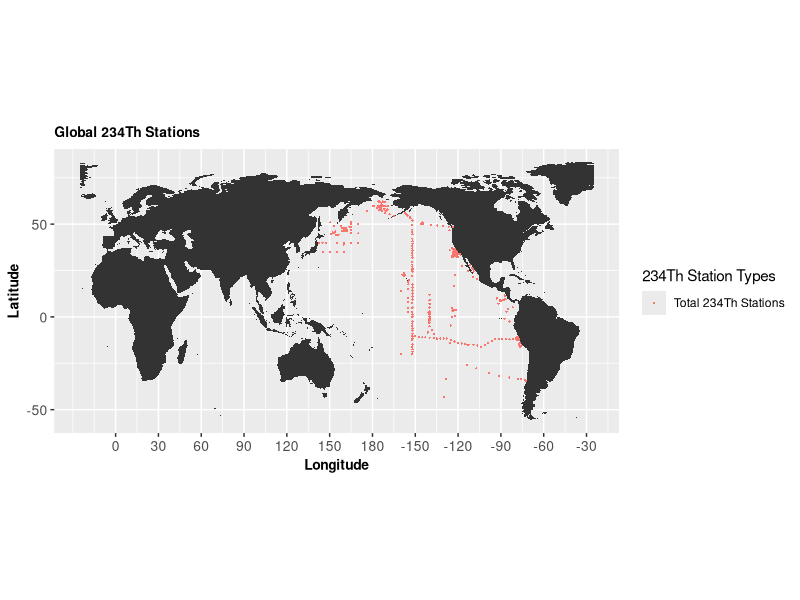
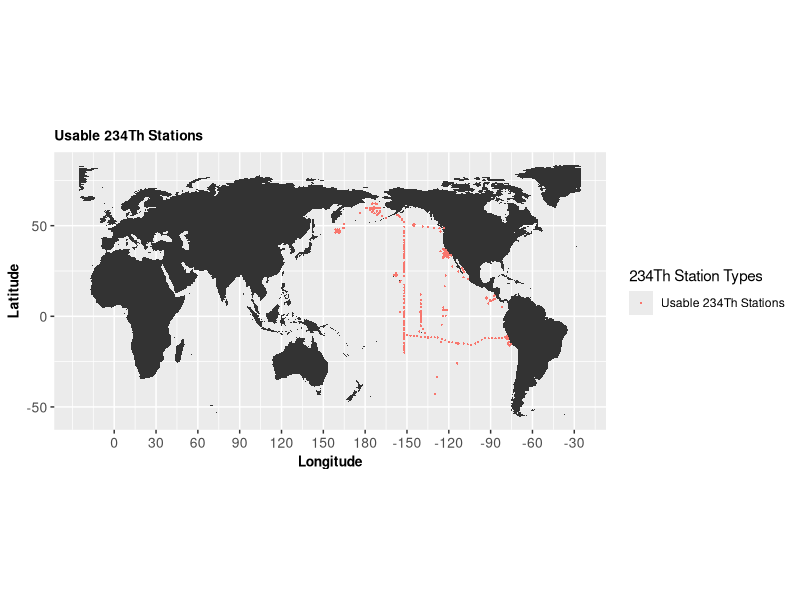
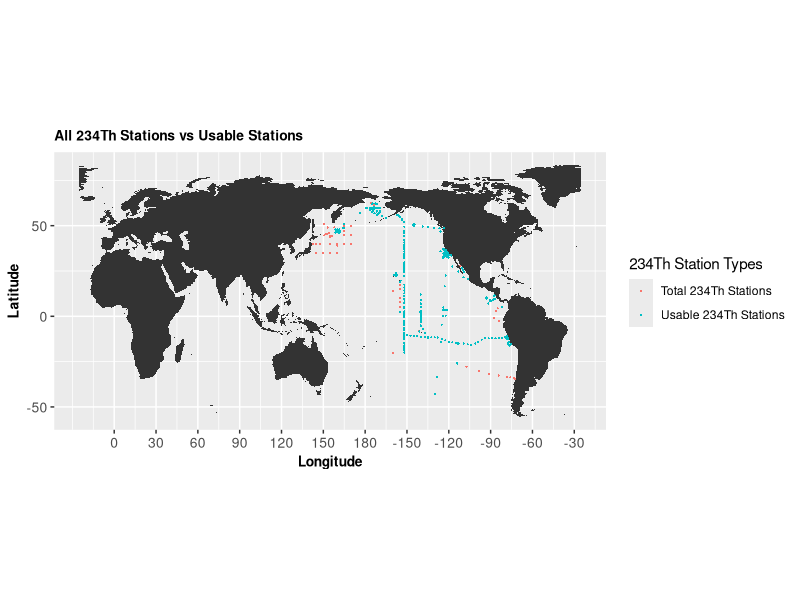
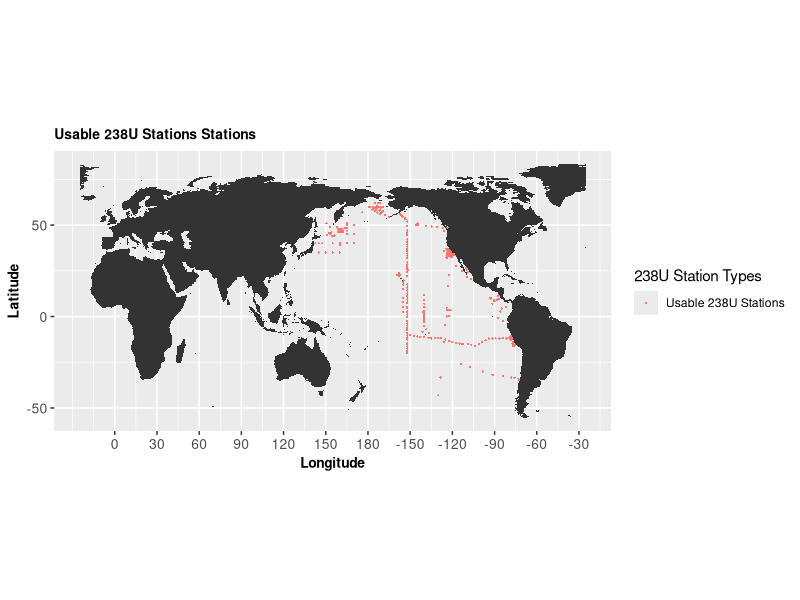
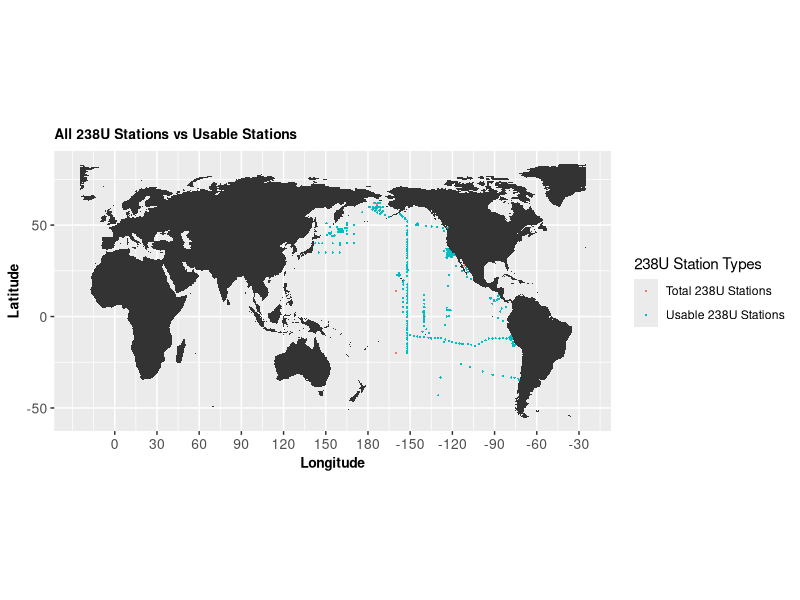
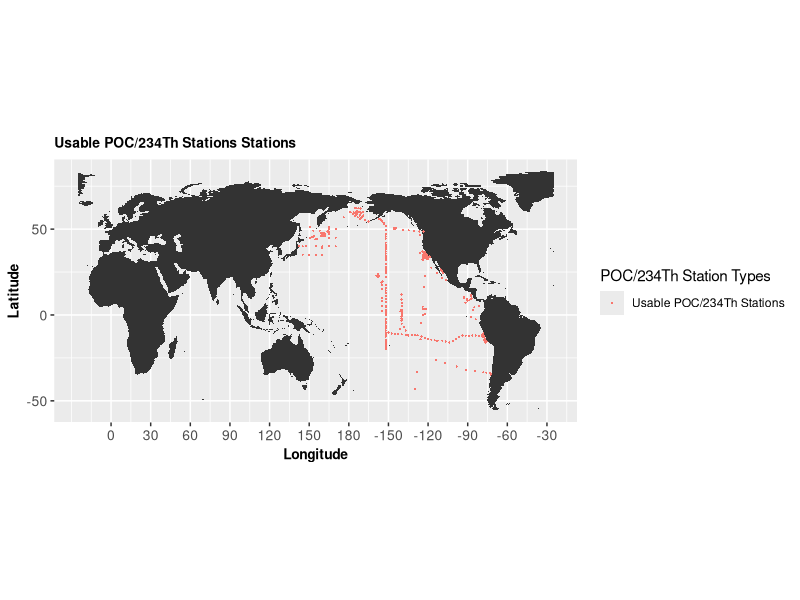
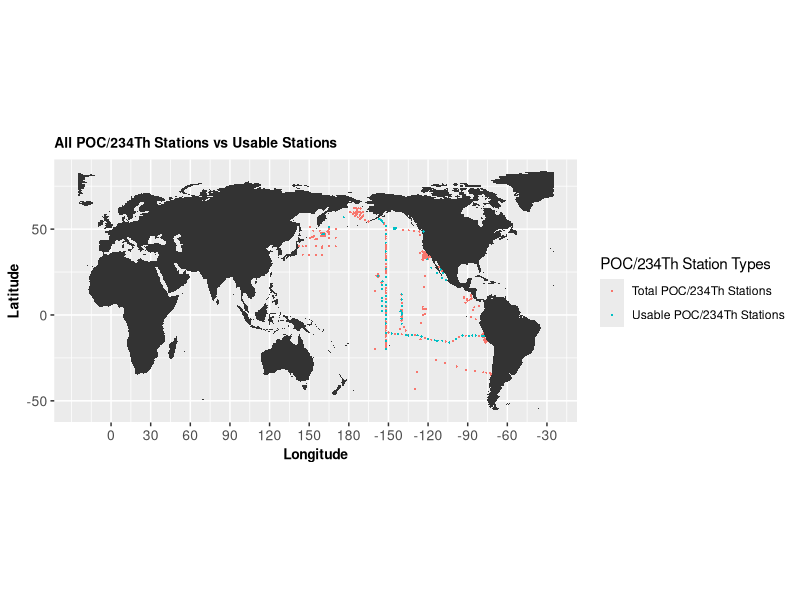
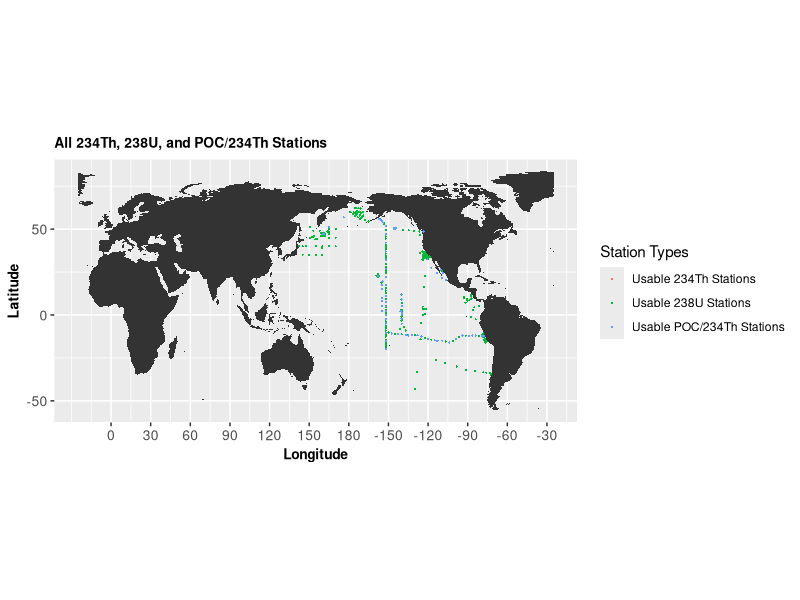

Recreate these plots in R, in order.
###############################################################################
#                               Plotting Data
#------------------------------------------------------------------------------
#                   Perrin Davidson | University of Chicago
###############################################################################
# Libraries -------------------------------------------------------------------
suppressPackageStartupMessages({
  library(readxl) # reading Excel data
  library(sp) # creating spatial data
  library(ggplot2) # plotting data  
  library(maps) # gives map data
})

# Printing configuration ------------------------------------------------------
# Do you want to print? 1 means yes. 0 means no. 
printing = 1

# Import data -----------------------------------------------------------------
pacific_data <- read_excel("data/output/excel/pacific_data.xlsx")
th234_data <- read_excel("data/output/excel/th234_data.xlsx")
u238_data <- read_excel("data/output/excel/u238_data.xlsx")
ratio_data <- read_excel("data/output/excel/ratio_data.xlsx")

# Make SPDFs ------------------------------------------------------------------
coordinates(pacific_data) <- ~ Latitude + Longitude + Depth
coordinates(th234_data) <- ~ Latitude + Longitude + Depth
coordinates(u238_data) <- ~ Latitude + Longitude + Depth
coordinates(ratio_data) <- ~ Latitude + Longitude + Depth

############################## Plot all Stations ##############################
# Create points:
all_locations <- data.frame(Latitude = pacific_data@coords[,1], 
                            Longitude = pacific_data@coords[,2])

# Shift to be over the Pacific:
all_locations$Longitude <- ifelse(all_locations$Longitude < -25, 
                                  all_locations$Longitude + 360, 
                                  all_locations$Longitude)

# Plot:
world <- map_data('world', wrap=c(-25,335), ylim=c(-55,75)) 
ggLocations <- ggplot() + 
  geom_polygon(data = world, 
               aes(x = long, 
                   y = lat, 
                   group = group)) + 
  coord_fixed(1.3) + 
  geom_point(data = all_locations, 
             aes(x = Longitude,
                 y = Latitude, 
                 color = 'Total 234Th Stations'),
             size = 0.75, 
             stroke = 0, 
             shape = 16) + 
  labs(title='Global 234Th Stations', 
       x = "Longitude", 
       y = "Latitude", 
       color = "234Th Station Types") + 
  theme(plot.title=element_text(size=10, face="bold"), 
        axis.text.x=element_text(size=10), 
        axis.text.y=element_text(size=10),
        axis.title.x=element_text(size=10, face="bold"),
        axis.title.y=element_text(size=10, face="bold")) +
  scale_x_continuous(breaks=seq(0,360,30),
                     labels=c(0,30,60,90,
                              120,150,180,
                              -150,-120,-90,
                              -60,-30,0))
print(ggLocations)

# Remove misc:
rm(ggLocations, 
   all_locations)

if (printing == 1) {
  ggsave('figures/th234_tot/all_234th_stations.pdf', 
         width = 7, 
         height = 3, 
         dpi = 300)
}

######################## Plot Usable 234Th Stations ###########################
# Create points:
usable_locations <- data.frame(Latitude = th234_data@coords[,1], 
                               Longitude = th234_data@coords[,2])

# Shift to be over the Pacific:
usable_locations$Longitude <- ifelse(usable_locations$Longitude < -25, 
                                     usable_locations$Longitude + 360, 
                                     usable_locations$Longitude)

# Plot:
world <- map_data('world', wrap=c(-25,335), ylim=c(-55,75)) 
ggLocations <- ggplot() + 
  geom_polygon(data = world, 
               aes(x = long, 
                   y = lat, 
                   group = group)) + 
  coord_fixed(1.3) + 
  geom_point(data = usable_locations, 
             aes(x = Longitude, 
                 y = Latitude, 
                 color = 'Usable 234Th Stations'), 
             size = 0.75, 
             stroke = 0, 
             shape = 16) + 
  labs(title='Usable 234Th Stations', 
       x = "Longitude", 
       y = "Latitude", 
       color = "234Th Station Types") + 
  theme(plot.title=element_text(size=10, face="bold"), 
        axis.text.x=element_text(size=10), 
        axis.text.y=element_text(size=10),
        axis.title.x=element_text(size=10, face="bold"),
        axis.title.y=element_text(size=10, face="bold")) +
  scale_x_continuous(breaks=seq(0,360,30),
                     labels=c(0,30,60,90,
                              120,150,180,
                              -150,-120,-90,
                              -60,-30,0))
print(ggLocations)

# Remove misc:
rm(ggLocations, 
   usable_locations)

if (printing == 1) {
  ggsave('figures/th234_tot/usable_th234_stations.pdf', 
         width = 7, 
         height = 3, 
         dpi = 300)
}

############### Plot all locations vs usable 234Th Stations ###################
# Create points:
all_locations <- data.frame(Latitude = pacific_data@coords[,1], 
                            Longitude = pacific_data@coords[,2])
usable_locations <- data.frame(Latitude = th234_data@coords[,1], 
                               Longitude = th234_data@coords[,2])

# Shift to be over the Pacific:
all_locations$Longitude <- ifelse(all_locations$Longitude < -25, 
                                  all_locations$Longitude + 360, 
                                  all_locations$Longitude)
usable_locations$Longitude <- ifelse(usable_locations$Longitude < -25, 
                                     usable_locations$Longitude + 360, 
                                     usable_locations$Longitude)

# Plot:
world <- map_data('world', wrap=c(-25,335), ylim=c(-55,75)) 
ggLocations <- ggplot() + 
               geom_polygon(data = world, 
                            aes(x = long, 
                                y = lat, 
                                group = group)) + 
               coord_fixed(1.3) + 
               geom_point(data = all_locations, 
                          aes(x = Longitude,
                              y = Latitude, 
                              color = 'Total 234Th Stations'),
                         size = 0.75, 
                         stroke = 0, 
                         shape = 16) + 
               geom_point(data = usable_locations, 
                          aes(x = Longitude, 
                              y = Latitude, 
                              color = 'Usable 234Th Stations'), 
                          size = 0.75, 
                          stroke = 0, 
                          shape = 16) + 
               labs(title='All 234Th Stations vs Usable Stations', 
                    x = "Longitude", 
                    y = "Latitude", 
                    color = "234Th Station Types") + 
               theme(plot.title=element_text(size=10, face="bold"), 
                     axis.text.x=element_text(size=10), 
                     axis.text.y=element_text(size=10),
                     axis.title.x=element_text(size=10, face="bold"),
                     axis.title.y=element_text(size=10, face="bold")) +
  scale_x_continuous(breaks=seq(0,360,30),
                     labels=c(0,30,60,90,
                              120,150,180,
                              -150,-120,-90,
                              -60,-30,0))
print(ggLocations)

# Remove misc:
rm(ggLocations, 
   all_locations, 
   usable_locations)

if (printing == 1) {
  ggsave('figures/th234_tot/comparison_234th_stations.pdf', 
         width = 7, 
         height = 3, 
         dpi = 300)
}


############################## Plot 238U Stations #############################
# Create points:
usable_locations <- data.frame(Latitude = u238_data@coords[,1], 
                               Longitude = u238_data@coords[,2])

# Shift to be over the Pacific:
usable_locations$Longitude <- ifelse(usable_locations$Longitude < -25, 
                                     usable_locations$Longitude + 360, 
                                     usable_locations$Longitude)


# Plot:
world <- map_data('world', wrap=c(-25,335), ylim=c(-55,75)) 
ggLocations <- ggplot() + 
  geom_polygon(data = world, 
               aes(x = long, 
                   y = lat, 
                   group = group)) + 
  coord_fixed(1.3) + 
  geom_point(data = usable_locations, 
             aes(x = Longitude, 
                 y = Latitude, 
                 color = 'Usable 238U Stations'), 
             size = 0.75, 
             stroke = 0, 
             shape = 16) + 
  labs(title='Usable 238U Stations Stations', 
       x = "Longitude", 
       y = "Latitude", 
       color = "238U Station Types") + 
  theme(plot.title=element_text(size=10, face="bold"), 
        axis.text.x=element_text(size=10), 
        axis.text.y=element_text(size=10),
        axis.title.x=element_text(size=10, face="bold"),
        axis.title.y=element_text(size=10, face="bold")) +
  scale_x_continuous(breaks=seq(0,360,30),
                     labels=c(0,30,60,90,
                              120,150,180,
                              -150,-120,-90,
                              -60,-30,0))
print(ggLocations)


# Remove misc:
rm(ggLocations, 
   usable_locations)

if (printing == 1) {
  ggsave('figures/u238/usable_238U_stations.pdf', 
         width = 7, 
         height = 3, 
         dpi = 300)
}

##################### Plot Usable and All 238U Stations #######################
# Create points:
all_locations <- data.frame(Latitude = pacific_data@coords[,1], 
                            Longitude = pacific_data@coords[,2])
usable_locations <- data.frame(Latitude = u238_data@coords[,1], 
                               Longitude = u238_data@coords[,2])

# Shift to be over the Pacific:
all_locations$Longitude <- ifelse(all_locations$Longitude < -25, 
                                  all_locations$Longitude + 360, 
                                  all_locations$Longitude)
usable_locations$Longitude <- ifelse(usable_locations$Longitude < -25, 
                                     usable_locations$Longitude + 360, 
                                     usable_locations$Longitude)


# Plot:
world <- map_data('world', wrap=c(-25,335), ylim=c(-55,75)) 
ggLocations <- ggplot() + 
  geom_polygon(data = world, 
               aes(x = long, 
                   y = lat, 
                   group = group)) + 
  coord_fixed(1.3) + 
  geom_point(data = all_locations, 
             aes(x = Longitude,
                 y = Latitude, 
                 color = 'Total 238U Stations'),
             size = 0.75, 
             stroke = 0, 
             shape = 16) + 
  geom_point(data = usable_locations, 
             aes(x = Longitude, 
                 y = Latitude, 
                 color = 'Usable 238U Stations'), 
             size = 0.75, 
             stroke = 0, 
             shape = 16) + 
  labs(title='All 238U Stations vs Usable Stations', 
       x = "Longitude", 
       y = "Latitude", 
       color = "238U Station Types") + 
  theme(plot.title=element_text(size=10, face="bold"), 
        axis.text.x=element_text(size=10), 
        axis.text.y=element_text(size=10),
        axis.title.x=element_text(size=10, face="bold"),
        axis.title.y=element_text(size=10, face="bold")) +
  scale_x_continuous(breaks=seq(0,360,30),
                     labels=c(0,30,60,90,
                              120,150,180,
                              -150,-120,-90,
                              -60,-30,0))
print(ggLocations)


# Remove misc:
rm(ggLocations, 
   all_locations)

if (printing == 1) {
  ggsave('figures/u238/comparison_238U_stations.pdf', 
         width = 7, 
         height = 3, 
         dpi = 300)
}

############################## Plot Ratio Stations ############################
# Create points:
all_locations <- data.frame(Latitude = pacific_data@coords[,1], 
                            Longitude = pacific_data@coords[,2])


# Shift to be over the Pacific:
all_locations$Longitude <- ifelse(all_locations$Longitude < -25, 
                                  all_locations$Longitude + 360, 
                                  all_locations$Longitude)

# Plot:
world <- map_data('world', wrap=c(-25,335), ylim=c(-55,75)) 
ggLocations <- ggplot() + 
  geom_polygon(data = world, 
               aes(x = long, 
                   y = lat, 
                   group = group)) + 
  coord_fixed(1.3) + 
  geom_point(data = usable_locations, 
             aes(x = Longitude, 
                 y = Latitude, 
                 color = 'Usable POC/234Th Stations'), 
             size = 0.75, 
             stroke = 0, 
             shape = 16) + 
  labs(title='Usable POC/234Th Stations Stations', 
       x = "Longitude", 
       y = "Latitude", 
       color = "POC/234Th Station Types") + 
  theme(plot.title=element_text(size=10, face="bold"), 
        axis.text.x=element_text(size=10), 
        axis.text.y=element_text(size=10),
        axis.title.x=element_text(size=10, face="bold"),
        axis.title.y=element_text(size=10, face="bold")) +
  scale_x_continuous(breaks=seq(0,360,30),
                     labels=c(0,30,60,90,
                              120,150,180,
                              -150,-120,-90,
                              -60,-30,0))
print(ggLocations)


# Remove misc:
rm(ggLocations, 
   usable_locations)

if (printing == 1) {
  ggsave('figures/ratio/usable_POC_234Th_stations.pdf', 
         width = 7, 
         height = 3, 
         dpi = 300)
}

################## Plot Usable and All POC/234Th Stations #####################
# Create points:
all_locations <- data.frame(Latitude = pacific_data@coords[,1], 
                            Longitude = pacific_data@coords[,2])
usable_locations <- data.frame(Latitude = ratio_data@coords[,1], 
                               Longitude = ratio_data@coords[,2])

# Shift to be over the Pacific:
all_locations$Longitude <- ifelse(all_locations$Longitude < -25, 
                                  all_locations$Longitude + 360, 
                                  all_locations$Longitude)
usable_locations$Longitude <- ifelse(usable_locations$Longitude < -25, 
                                     usable_locations$Longitude + 360, 
                                     usable_locations$Longitude)


# Plot:
world <- map_data('world', wrap=c(-25,335), ylim=c(-55,75)) 
ggLocations <- ggplot() + 
  geom_polygon(data = world, 
               aes(x = long, 
                   y = lat, 
                   group = group)) + 
  coord_fixed(1.3) + 
  geom_point(data = all_locations, 
             aes(x = Longitude,
                 y = Latitude, 
                 color = 'Total POC/234Th Stations'),
             size = 0.75, 
             stroke = 0, 
             shape = 16) + 
  geom_point(data = usable_locations, 
             aes(x = Longitude, 
                 y = Latitude, 
                 color = 'Usable POC/234Th Stations'), 
             size = 0.75, 
             stroke = 0, 
             shape = 16) + 
  labs(title='All POC/234Th Stations vs Usable Stations', 
       x = "Longitude", 
       y = "Latitude", 
       color = "POC/234Th Station Types") + 
  theme(plot.title=element_text(size=10, face="bold"), 
        axis.text.x=element_text(size=10), 
        axis.text.y=element_text(size=10),
        axis.title.x=element_text(size=10, face="bold"),
        axis.title.y=element_text(size=10, face="bold")) +
  scale_x_continuous(breaks=seq(0,360,30),
                     labels=c(0,30,60,90,
                              120,150,180,
                              -150,-120,-90,
                              -60,-30,0))
print(ggLocations)


# Remove misc:
rm(ggLocations, 
   usable_locations,
   all_locations)

if (printing == 1) {
  ggsave('figures/ratio/comparison_POC_234Th_stations.pdf', 
         width = 7, 
         height = 3, 
         dpi = 300)
}

#################### 234Th, 238U, and POC/234Th Stations ######################
# Create points:
usable_locations_th <- data.frame(Latitude = th234_data@coords[,1], 
                                  Longitude = th234_data@coords[,2])
usable_locations_u <- data.frame(Latitude = u238_data@coords[,1], 
                                 Longitude = u238_data@coords[,2])
usable_locations_ratio <- data.frame(Latitude = ratio_data@coords[,1], 
                                     Longitude = ratio_data@coords[,2])

# Shift to be over the Pacific:
usable_locations_th$Longitude <- ifelse(usable_locations_th$Longitude < -25, 
                                        usable_locations_th$Longitude + 360, 
                                        usable_locations_th$Longitude)
usable_locations_u$Longitude <- ifelse(usable_locations_u$Longitude < -25, 
                                       usable_locations_u$Longitude + 360, 
                                       usable_locations_u$Longitude)
usable_locations_ratio$Longitude <- ifelse(usable_locations_ratio$Longitude < -25, 
                                           usable_locations_ratio$Longitude + 360, 
                                           usable_locations_ratio$Longitude)

# Plot:
world <- map_data('world', wrap=c(-25,335), ylim=c(-55,75)) 
ggLocations <- ggplot() + 
  geom_polygon(data = world, 
               aes(x = long, 
                   y = lat, 
                   group = group)) + 
  coord_fixed(1.3) + 
  geom_point(data = usable_locations_th, 
             aes(x = Longitude, 
                 y = Latitude, 
                 color = 'Usable 234Th Stations'), 
             size = 0.75, 
             stroke = 0, 
             shape = 16) + 
  geom_point(data = usable_locations_u, 
             aes(x = Longitude, 
                 y = Latitude, 
                 color = 'Usable 238U Stations'), 
             size = 0.75, 
             stroke = 0, 
             shape = 16) + 
  geom_point(data = usable_locations_ratio, 
             aes(x = Longitude, 
                 y = Latitude, 
                 color = 'Usable POC/234Th Stations'), 
             size = 0.75, 
             stroke = 0, 
             shape = 16) + 
  labs(title='All 234Th, 238U, and POC/234Th Stations', 
       x = "Longitude", 
       y = "Latitude", 
       color = "Station Types") + 
  theme(plot.title=element_text(size=10, face="bold"), 
        axis.text.x=element_text(size=10), 
        axis.text.y=element_text(size=10),
        axis.title.x=element_text(size=10, face="bold"),
        axis.title.y=element_text(size=10, face="bold")) +
  scale_x_continuous(breaks=seq(0,360,30),
                     labels=c(0,30,60,90,
                              120,150,180,
                              -150,-120,-90,
                              -60,-30,0))
print(ggLocations)

# Remove misc:
rm(ggLocations, 
   usable_locations_th,
   usable_locations_u,
   usable_locations_ratio)

if (printing == 1) {
  ggsave('figures/th234_tot/all_types_stations.pdf', 
         width = 7, 
         height = 3, 
         dpi = 300)
}

############################### All Stations ##################################
# Create points:
usable_locations_th <- data.frame(Latitude = th234_data@coords[,1], 
                                  Longitude = th234_data@coords[,2])
usable_locations_u <- data.frame(Latitude = u238_data@coords[,1], 
                                 Longitude = u238_data@coords[,2])
usable_locations_ratio <- data.frame(Latitude = ratio_data@coords[,1], 
                                     Longitude = ratio_data@coords[,2])
all_locations <- data.frame(Latitude = pacific_data@coords[,1], 
                            Longitude = pacific_data@coords[,2])

# Shift to be over the Pacific:
usable_locations_th$Longitude <- ifelse(usable_locations_th$Longitude < -25, 
                                        usable_locations_th$Longitude + 360, 
                                        usable_locations_th$Longitude)
usable_locations_u$Longitude <- ifelse(usable_locations_u$Longitude < -25, 
                                       usable_locations_u$Longitude + 360, 
                                       usable_locations_u$Longitude)
usable_locations_ratio$Longitude <- ifelse(usable_locations_ratio$Longitude < -25, 
                                           usable_locations_ratio$Longitude + 360, 
                                           usable_locations_ratio$Longitude)
all_locations$Longitude <- ifelse(all_locations$Longitude < -25, 
                                  all_locations$Longitude + 360, 
                                  all_locations$Longitude)

# Plot:
world <- map_data('world', wrap=c(-25,335), ylim=c(-55,75)) 
ggLocations <- ggplot() + 
  geom_polygon(data = world, 
               aes(x = long, 
                   y = lat, 
                   group = group)) + 
  coord_fixed(1.3) + 
  geom_point(data = all_locations, 
             aes(x = Longitude,
                 y = Latitude, 
                 color = 'Total Stations'),
             size = 0.75, 
             stroke = 0, 
             shape = 16) + 
  geom_point(data = usable_locations_th, 
             aes(x = Longitude, 
                 y = Latitude, 
                 color = 'Usable 234Th Stations'), 
             size = 0.75, 
             stroke = 0, 
             shape = 16) + 
  geom_point(data = usable_locations_u, 
             aes(x = Longitude, 
                 y = Latitude, 
                 color = 'Usable 238U Stations'), 
             size = 0.75, 
             stroke = 0, 
             shape = 16) + 
  geom_point(data = usable_locations_ratio, 
             aes(x = Longitude, 
                 y = Latitude, 
                 color = 'Usable POC/234Th Stations'), 
             size = 0.75, 
             stroke = 0, 
             shape = 16) + 
  labs(title='All Stations', 
       x = "Longitude", 
       y = "Latitude", 
       color = "Station Types") + 
  theme(plot.title=element_text(size=10, face="bold"), 
        axis.text.x=element_text(size=10), 
        axis.text.y=element_text(size=10),
        axis.title.x=element_text(size=10, face="bold"),
        axis.title.y=element_text(size=10, face="bold")) +
  scale_x_continuous(breaks=seq(0,360,30),
                     labels=c(0,30,60,90,
                              120,150,180,
                              -150,-120,-90,
                              -60,-30,0))
print(ggLocations)

if (printing == 1) {
  ggsave('figures/th234_tot/comparison_all_types_stations.pdf', 
         width = 7, 
         height = 3, 
         dpi = 300)
}

# Remove misc:
rm(ggLocations, 
   printing,
   world,
   all_locations,
   usable_locations_th,
   usable_locations_u,
   usable_locations_ratio)

###############################################################################
#                                  End Program
###############################################################################
